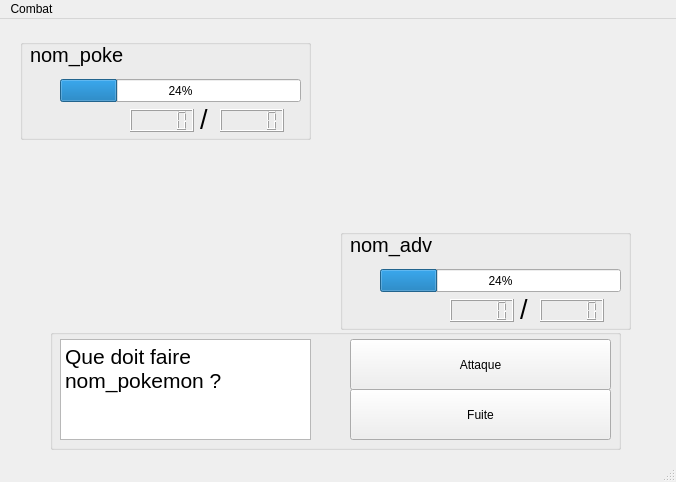
<?xml version="1.0" encoding="UTF-8"?>
<ui version="4.0">
 <class>MainWindow</class>
 <widget class="QMainWindow" name="MainWindow">
  <property name="geometry">
   <rect>
    <x>0</x>
    <y>0</y>
    <width>676</width>
    <height>482</height>
   </rect>
  </property>
  <property name="windowTitle">
   <string>MainWindow</string>
  </property>
  <widget class="QWidget" name="centralwidget">
   <widget class="QGroupBox" name="groupBox">
    <property name="geometry">
     <rect>
      <x>50</x>
      <y>310</y>
      <width>571</width>
      <height>121</height>
     </rect>
    </property>
    <property name="title">
     <string/>
    </property>
    <widget class="QTextBrowser" name="textBrowser">
     <property name="geometry">
      <rect>
       <x>10</x>
       <y>10</y>
       <width>251</width>
       <height>101</height>
      </rect>
     </property>
     <property name="html">
      <string>&lt;!DOCTYPE HTML PUBLIC &quot;-//W3C//DTD HTML 4.0//EN&quot; &quot;http://www.w3.org/TR/REC-html40/strict.dtd&quot;&gt;
&lt;html&gt;&lt;head&gt;&lt;meta name=&quot;qrichtext&quot; content=&quot;1&quot; /&gt;&lt;style type=&quot;text/css&quot;&gt;
p, li { white-space: pre-wrap; }
&lt;/style&gt;&lt;/head&gt;&lt;body style=&quot; font-family:'MS Shell Dlg 2'; font-size:8.25pt; font-weight:400; font-style:normal;&quot;&gt;
&lt;p style=&quot; margin-top:0px; margin-bottom:0px; margin-left:0px; margin-right:0px; -qt-block-indent:0; text-indent:0px;&quot;&gt;&lt;span style=&quot; font-size:16pt;&quot;&gt;Que doit faire nom_pokemon ?&lt;/span&gt;&lt;/p&gt;&lt;/body&gt;&lt;/html&gt;</string>
     </property>
    </widget>
    <widget class="QPushButton" name="pushButton">
     <property name="geometry">
      <rect>
       <x>300</x>
       <y>10</y>
       <width>261</width>
       <height>51</height>
      </rect>
     </property>
     <property name="text">
      <string>Attaque</string>
     </property>
    </widget>
    <widget class="QPushButton" name="pushButton_2">
     <property name="geometry">
      <rect>
       <x>300</x>
       <y>60</y>
       <width>261</width>
       <height>51</height>
      </rect>
     </property>
     <property name="text">
      <string>Fuite</string>
     </property>
    </widget>
   </widget>
   <widget class="QLabel" name="label_2">
    <property name="geometry">
     <rect>
      <x>420</x>
      <y>30</y>
      <width>191</width>
      <height>161</height>
     </rect>
    </property>
    <property name="autoFillBackground">
     <bool>false</bool>
    </property>
    <property name="text">
     <string/>
    </property>
    <property name="pixmap">
     <pixmap resource="image1.qrc">:/image/bulbizzarre.png</pixmap>
    </property>
    <property name="scaledContents">
     <bool>true</bool>
    </property>
   </widget>
   <widget class="QLabel" name="label">
    <property name="geometry">
     <rect>
      <x>70</x>
      <y>140</y>
      <width>191</width>
      <height>231</height>
     </rect>
    </property>
    <property name="text">
     <string/>
    </property>
    <property name="pixmap">
     <pixmap resource="image1.qrc">:/image/pikachu.png</pixmap>
    </property>
    <property name="scaledContents">
     <bool>true</bool>
    </property>
    <property name="wordWrap">
     <bool>true</bool>
    </property>
   </widget>
   <widget class="QGroupBox" name="groupBox_3">
    <property name="geometry">
     <rect>
      <x>340</x>
      <y>210</y>
      <width>291</width>
      <height>101</height>
     </rect>
    </property>
    <property name="title">
     <string/>
    </property>
    <widget class="QProgressBar" name="progressBar_2">
     <property name="geometry">
      <rect>
       <x>40</x>
       <y>40</y>
       <width>241</width>
       <height>23</height>
      </rect>
     </property>
     <property name="value">
      <number>24</number>
     </property>
    </widget>
    <widget class="QLabel" name="label_5">
     <property name="geometry">
      <rect>
       <x>10</x>
       <y>0</y>
       <width>111</width>
       <height>31</height>
      </rect>
     </property>
     <property name="font">
      <font>
       <pointsize>15</pointsize>
      </font>
     </property>
     <property name="text">
      <string>nom_adv</string>
     </property>
    </widget>
    <widget class="QLabel" name="label_6">
     <property name="geometry">
      <rect>
       <x>160</x>
       <y>70</y>
       <width>71</width>
       <height>21</height>
      </rect>
     </property>
     <property name="font">
      <font>
       <pointsize>12</pointsize>
      </font>
     </property>
     <property name="text">
      <string/>
     </property>
    </widget>
    <widget class="QLCDNumber" name="lcdNumber">
     <property name="geometry">
      <rect>
       <x>200</x>
       <y>70</y>
       <width>64</width>
       <height>23</height>
      </rect>
     </property>
    </widget>
    <widget class="QLCDNumber" name="lcdNumber_2">
     <property name="geometry">
      <rect>
       <x>110</x>
       <y>70</y>
       <width>64</width>
       <height>23</height>
      </rect>
     </property>
    </widget>
    <widget class="QLabel" name="label_7">
     <property name="geometry">
      <rect>
       <x>180</x>
       <y>70</y>
       <width>21</width>
       <height>21</height>
      </rect>
     </property>
     <property name="font">
      <font>
       <pointsize>20</pointsize>
      </font>
     </property>
     <property name="text">
      <string>/</string>
     </property>
    </widget>
   </widget>
   <widget class="QGroupBox" name="groupBox_4">
    <property name="geometry">
     <rect>
      <x>20</x>
      <y>20</y>
      <width>291</width>
      <height>101</height>
     </rect>
    </property>
    <property name="title">
     <string/>
    </property>
    <widget class="QProgressBar" name="progressBar_3">
     <property name="geometry">
      <rect>
       <x>40</x>
       <y>40</y>
       <width>241</width>
       <height>23</height>
      </rect>
     </property>
     <property name="value">
      <number>24</number>
     </property>
    </widget>
    <widget class="QLabel" name="label_8">
     <property name="geometry">
      <rect>
       <x>10</x>
       <y>0</y>
       <width>111</width>
       <height>31</height>
      </rect>
     </property>
     <property name="font">
      <font>
       <pointsize>15</pointsize>
      </font>
     </property>
     <property name="text">
      <string>nom_poke</string>
     </property>
    </widget>
    <widget class="QLabel" name="label_9">
     <property name="geometry">
      <rect>
       <x>160</x>
       <y>70</y>
       <width>71</width>
       <height>21</height>
      </rect>
     </property>
     <property name="font">
      <font>
       <pointsize>12</pointsize>
      </font>
     </property>
     <property name="text">
      <string/>
     </property>
    </widget>
    <widget class="QLCDNumber" name="lcdNumber_3">
     <property name="geometry">
      <rect>
       <x>200</x>
       <y>70</y>
       <width>64</width>
       <height>23</height>
      </rect>
     </property>
    </widget>
    <widget class="QLCDNumber" name="lcdNumber_4">
     <property name="geometry">
      <rect>
       <x>110</x>
       <y>70</y>
       <width>64</width>
       <height>23</height>
      </rect>
     </property>
    </widget>
    <widget class="QLabel" name="label_10">
     <property name="geometry">
      <rect>
       <x>180</x>
       <y>70</y>
       <width>21</width>
       <height>21</height>
      </rect>
     </property>
     <property name="font">
      <font>
       <pointsize>20</pointsize>
      </font>
     </property>
     <property name="text">
      <string>/</string>
     </property>
    </widget>
   </widget>
   <zorder>label</zorder>
   <zorder>groupBox</zorder>
   <zorder>label_2</zorder>
   <zorder>groupBox_3</zorder>
   <zorder>groupBox_4</zorder>
  </widget>
  <widget class="QMenuBar" name="menubar">
   <property name="geometry">
    <rect>
     <x>0</x>
     <y>0</y>
     <width>676</width>
     <height>21</height>
    </rect>
   </property>
   <widget class="QMenu" name="menuCombat">
    <property name="title">
     <string>Combat</string>
    </property>
   </widget>
   <addaction name="menuCombat"/>
  </widget>
  <widget class="QStatusBar" name="statusbar"/>
 </widget>
 <resources>
  <include location="image1.qrc"/>
 </resources>
 <connections/>
</ui>
